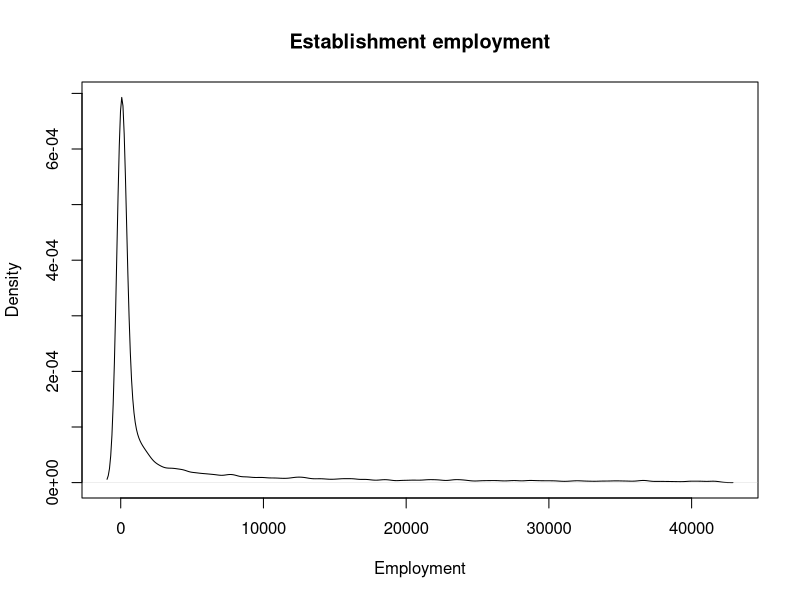
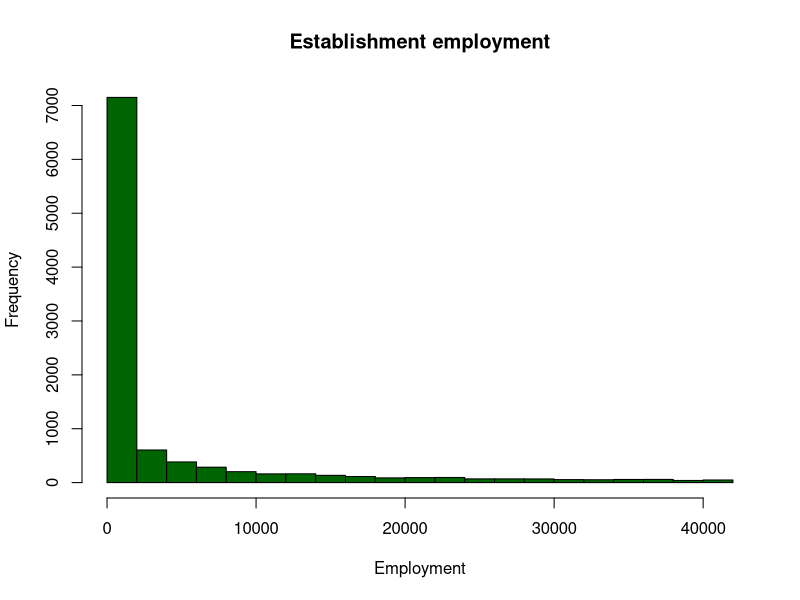
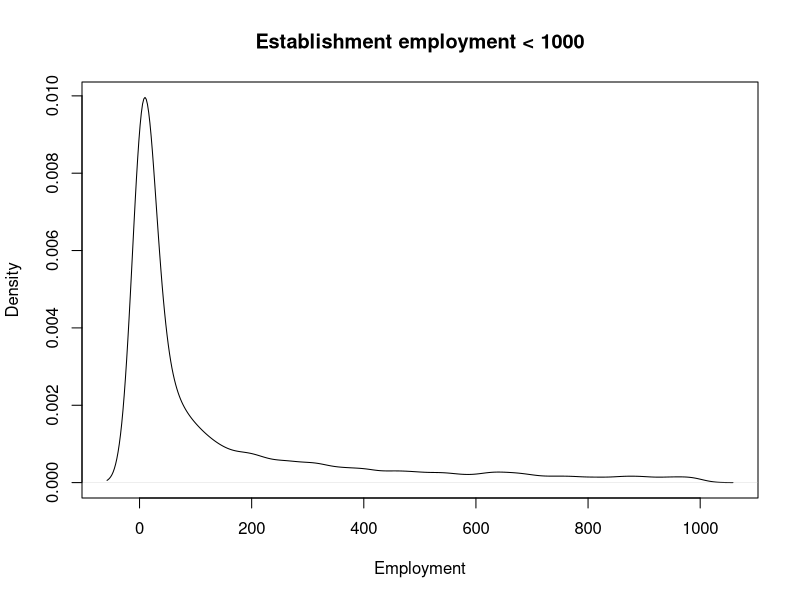
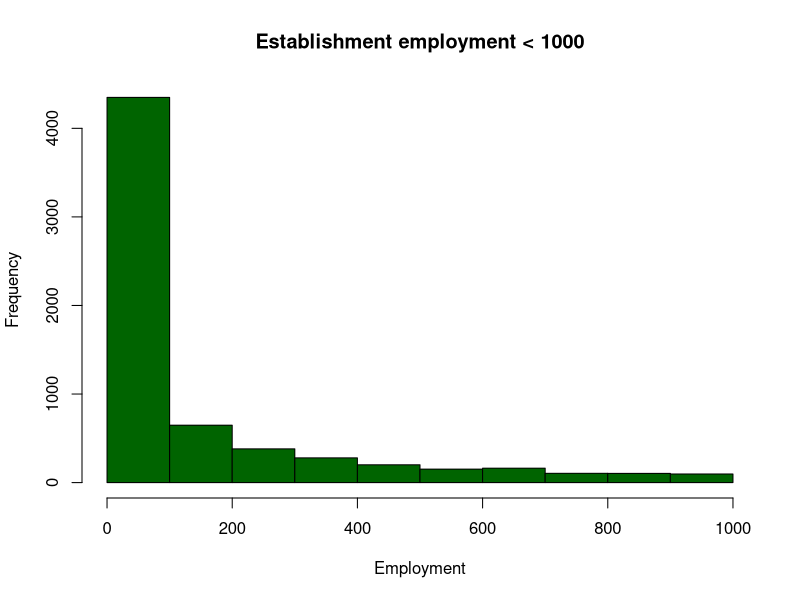
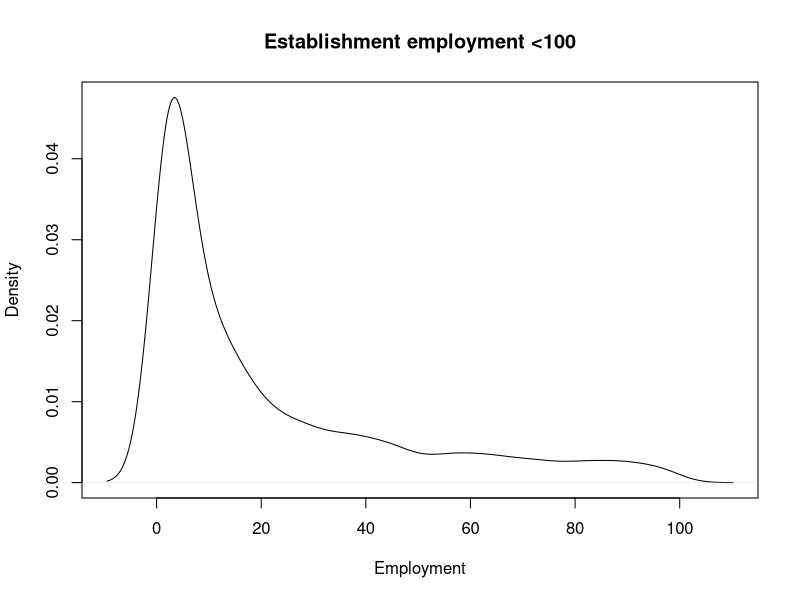
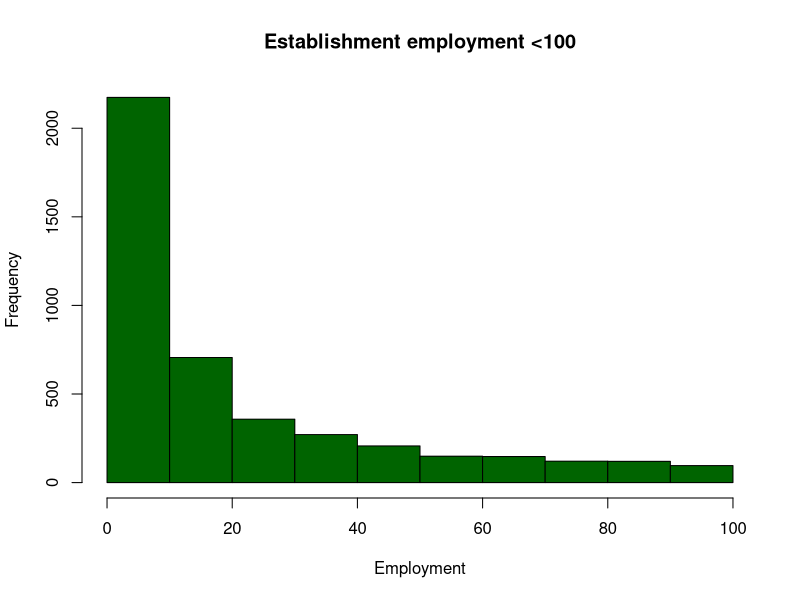
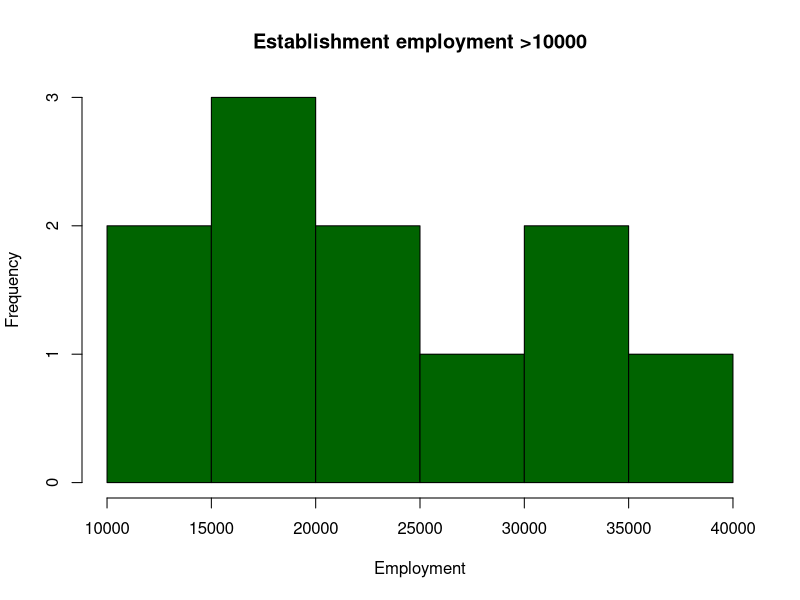
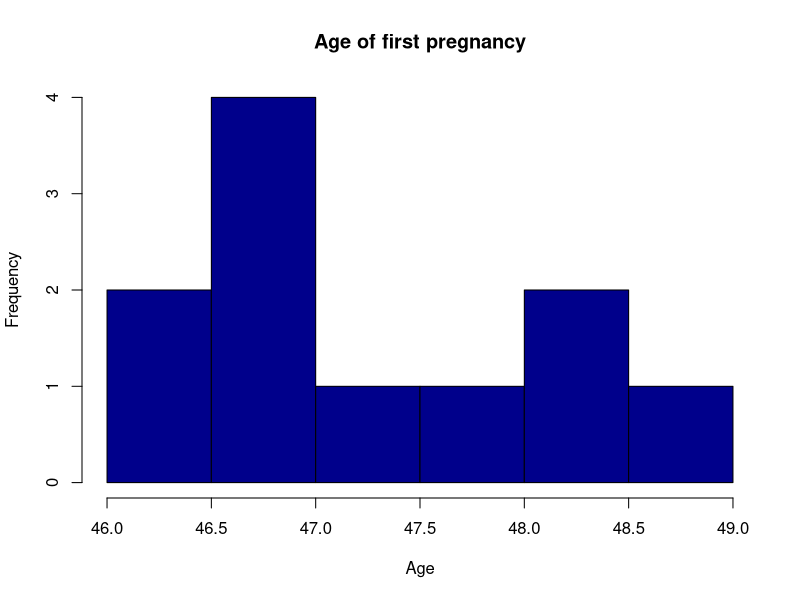

Generate these figures, in order, with R:
set.seed(12356)
maxemp=42000
minemp=1
emp <- exp(runif(10000)*(log(maxemp)-log(minemp))+log(minemp))
png("estab-emp-full.png")
plot(density(emp),xlab = "Employment",main="Establishment employment")
dev.off()
png("hist-estab-emp-full.png")
hist(emp,xlab = "Employment",main="Establishment employment",col="darkgreen")
dev.off()


png("estab-emp-1000.png")
plot(density(subset(emp,emp<1000)),xlab = "Employment",main="Establishment employment < 1000")
dev.off()
png("hist-estab-emp-1000.png")
hist(subset(emp,emp<1000),xlab = "Employment",main="Establishment employment < 1000",col="darkgreen")
dev.off()

png("estab-emp-100.png")
plot(density(subset(emp,emp<100)),xlab = "Employment",main="Establishment employment <100")
dev.off()
png("hist-estab-emp-100.png")
hist(subset(emp,emp<100),xlab = "Employment",main="Establishment employment <100",col="darkgreen")
dev.off()

emp <- exp(runif(100)*(log(maxemp)-log(minemp))+log(minemp))
png("hist-estab-emp-over10000.png")
hist(subset(emp,emp>10000),nclass=4,xlab = "Employment",main="Establishment employment >10000",col="darkgreen")
dev.off()

agepreg <- round(subset(emp,emp>10000)/10000,1)+45
png("hist-agepregnancy.png")
hist(agepreg,nclass = 4,xlab="Age",main="Age of first pregnancy",col="darkblue")
dev.off()
